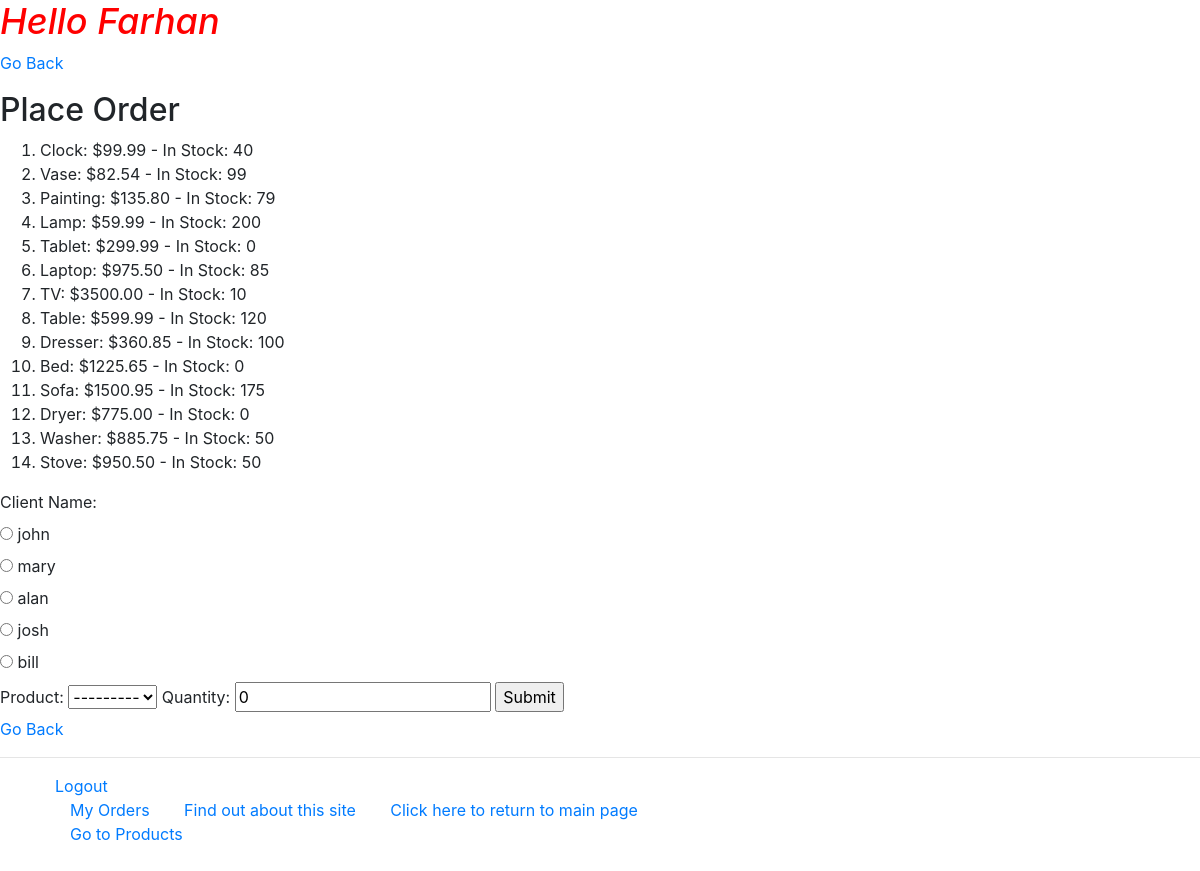
Before: /myapp/placeorder/ (signed in) with the older database file.
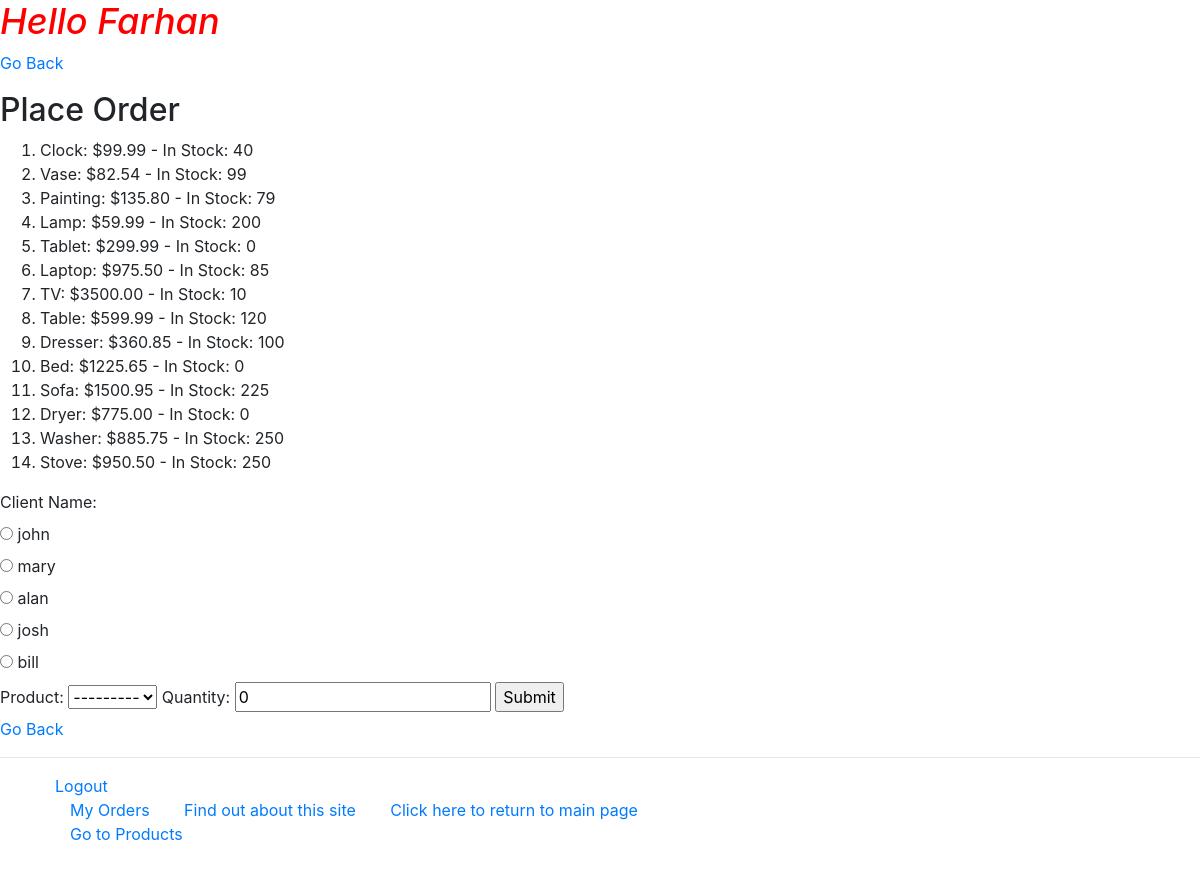
After: the same page with the newer database file.
### myapp/models.py (models this page shows, shortened)
class Product(models.Model):
    category = models.ForeignKey(Category, related_name='products', on_delete=models.CASCADE)
    name = models.CharField(max_length=200)
    price = models.DecimalField(max_digits=10, decimal_places=2)
    stock = models.PositiveIntegerField(default=100)
    available = models.BooleanField(default=True)
    description = models.TextField(blank=True)
    interested = models.PositiveIntegerField(default=0)
    def __str__(self):
        return self.name

### myapp/views.py (the view)
# urls.py: path(r'placeorder/', views.place_order, name='placeorder'),
def place_order(request):
    msg = ''
    prodlist = Product.objects.all()
    if request.method == 'POST':
        form = OrderForm(request.POST)
        if form.is_valid():
            order = form.save(commit=False)
            if order.num_units <= order.product.stock:
                order.save()
                msg = 'Your order has been placed successfully.'
                product = Product.objects.get(id=order.product.id)
                product.stock = product.stock - order.num_units
                product.save()
            else:
                msg = 'We do not have sufficient stock to fill your order.'
            return render(request, 'myapp/order_response.html', {'msg': msg})
    else:
        form = OrderForm()
    return render(request, 'myapp/placeorder.html', {'form': form, 'msg': msg, 'prodlist': prodlist})

### myapp/forms.py
class OrderForm(forms.ModelForm):
    class Meta:
        model = Order
        fields = ['client','product','num_units']
        widgets = {
            'client': forms.RadioSelect,
        }
        labels = {
            'client': 'Client Name',
            'num_units': 'Quantity'
        }

### myapp/templates/myapp/placeorder.html (shortened to what this page needs)
{% extends 'myapp/base.html' %}
{% block myhdg %}Hello Farhan {% endblock %}
{% block body_block %}<p><a href="{% url 'myapp:index' %}">Go Back</a></p>
    <h2>Place Order</h2>
    {% if prodlist %}
        <ol>
            {% for product in prodlist %}
                <li> {{ product.name }}: ${{ product.price }} - In Stock: {{ product.stock }}</li>
            {% endfor %}
        </ol>
    {% else %}
        <strong>There are no available products!</strong>
    {% endif %}
    <form action="/myapp/placeorder/" method="post">
        {{ form }}
        <input type="submit" value="Submit" />
    </form>
    <p><a href="{% url 'myapp:index' %}">Go Back</a></p>
{% endblock %}

### myapp/templates/myapp/base.html (shortened to what this page needs)
<!DOCTYPE html>
{% load static %}
<html>
    <head>
        <link rel="stylesheet" href="https://stackpath.bootstrapcdn.com/bootstrap/4.4.1/css/bootstrap.min.css">
        <link rel="stylesheet" type="text/css" href="{% static 'myapp/style.css' %}"/>
    </head>
    <body>
        <div>
            {% block content %}
            {% if user.is_authenticated %}
            <h1>{% block myhdg %} Hello {{ user.first_name }} {% endblock %}</h1>
            {% block body_block %}*** {% endblock %}
        </div>
        <hr />
        <div>
            <ul>
                <li class="hbar1"><a href = "{% url 'myapp:logout' %}">Logout</a><br/></li>
                <li class="hbar1"><a href="{% url 'myapp:myorders' %}">My Orders</a></li>
                {% else %}
                <li class="hbar1"><a href = "{% url 'myapp:login' %}">Login</a><br/></li>
                <li class="hbar1"><a href = "{% url 'myapp:register' %}">Register</a><br/></li>
                {% endif %}
                {% endblock %}
                <li class="hbar1"><a href="/myapp/about/">Find out about this
                    site</a></li>
                <li class="hbar1"><a href = "{% url 'myapp:index' %}">Click here to
                    return to main page</a><br/></li>
                <li class="hbar1"><a href = "{% url 'myapp:products' %}">Go to Products</a><br/></li>
            </ul>
        </div>
        </body>
</html>

### myapp/static/myapp/style.css (style rules this page uses)
.hbar1 { display: inline; margin: 15px; }
h1 { background-color: white; color: red; font-size: 36px; position: relative; font-style: italic; }

Changed rows visible on the page:
changed Product "Sofa": stock "175" → "225"
changed Product "Washer": stock "50" → "250"
changed Product "Stove": stock "50" → "250"
